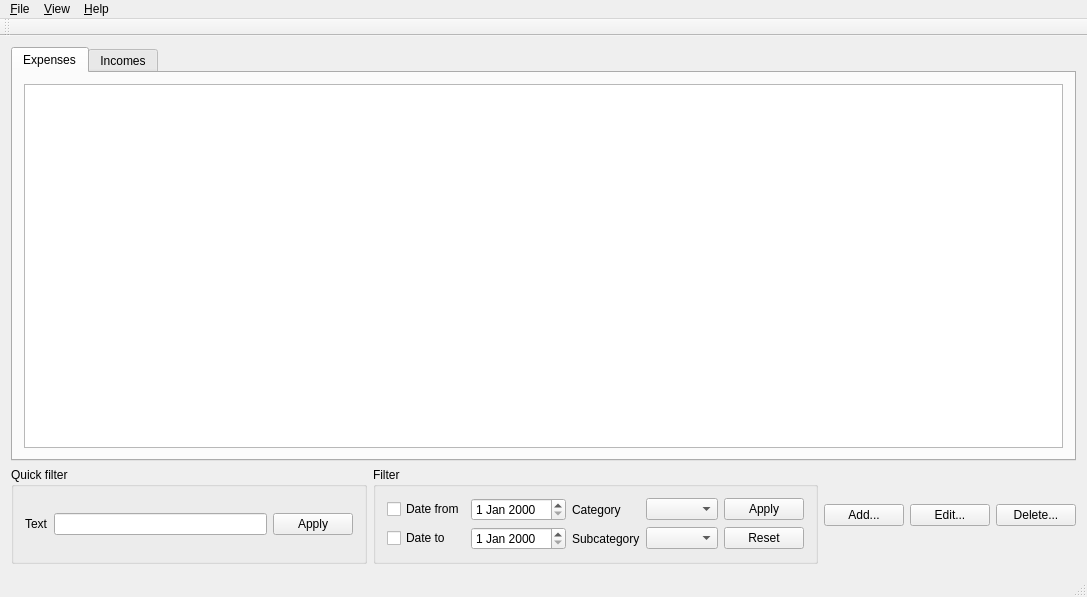
<?xml version="1.0" encoding="UTF-8"?>
<ui version="4.0">
 <class>MainWindow</class>
 <widget class="QMainWindow" name="MainWindow">
  <property name="geometry">
   <rect>
    <x>0</x>
    <y>0</y>
    <width>1087</width>
    <height>597</height>
   </rect>
  </property>
  <property name="windowTitle">
   <string>HomeWallet</string>
  </property>
  <widget class="QWidget" name="centralWidget">
   <layout class="QVBoxLayout" name="verticalLayout">
    <item>
     <widget class="QTabWidget" name="tabWidget">
      <property name="currentIndex">
       <number>0</number>
      </property>
      <widget class="QWidget" name="tabExpenses">
       <attribute name="title">
        <string>Expenses</string>
       </attribute>
       <layout class="QVBoxLayout" name="layExpenses">
        <item>
         <widget class="QTableView" name="tvExpenses">
          <property name="font">
           <font>
            <family>Verdana</family>
           </font>
          </property>
          <property name="selectionBehavior">
           <enum>QAbstractItemView::SelectRows</enum>
          </property>
          <property name="sortingEnabled">
           <bool>true</bool>
          </property>
         </widget>
        </item>
       </layout>
      </widget>
      <widget class="QWidget" name="tabIncomes">
       <attribute name="title">
        <string>Incomes</string>
       </attribute>
       <layout class="QVBoxLayout" name="layIncomes">
        <item>
         <widget class="QTableView" name="tvIncomes">
          <property name="font">
           <font>
            <family>Verdana</family>
           </font>
          </property>
          <property name="selectionBehavior">
           <enum>QAbstractItemView::SelectRows</enum>
          </property>
         </widget>
        </item>
       </layout>
      </widget>
     </widget>
    </item>
    <item>
     <layout class="QHBoxLayout" name="layControls">
      <item>
       <widget class="QGroupBox" name="gbQuickFilter">
        <property name="title">
         <string>Quick filter</string>
        </property>
        <layout class="QHBoxLayout" name="layQuickFilter">
         <item>
          <widget class="QLabel" name="lbQuickFilter">
           <property name="text">
            <string>Text</string>
           </property>
          </widget>
         </item>
         <item>
          <widget class="QLineEdit" name="leQuickFilter"/>
         </item>
         <item>
          <widget class="QPushButton" name="btn_Quick_Filter_Apply">
           <property name="text">
            <string>Apply</string>
           </property>
          </widget>
         </item>
        </layout>
       </widget>
      </item>
      <item>
       <widget class="QGroupBox" name="gbFilter">
        <property name="title">
         <string>Filter</string>
        </property>
        <layout class="QGridLayout" name="layFilter">
         <item row="0" column="0">
          <widget class="QCheckBox" name="cbDateFrom">
           <property name="text">
            <string>Date from</string>
           </property>
          </widget>
         </item>
         <item row="0" column="1">
          <widget class="QDateEdit" name="dteDateFrom"/>
         </item>
         <item row="1" column="0">
          <widget class="QCheckBox" name="cbDateTo">
           <property name="text">
            <string>Date to</string>
           </property>
          </widget>
         </item>
         <item row="1" column="1">
          <widget class="QDateEdit" name="dteDateTo"/>
         </item>
         <item row="0" column="2">
          <widget class="QLabel" name="lbCat">
           <property name="text">
            <string>Category</string>
           </property>
          </widget>
         </item>
         <item row="1" column="2">
          <widget class="QLabel" name="lbSubcat">
           <property name="text">
            <string>Subcategory</string>
           </property>
          </widget>
         </item>
         <item row="0" column="3">
          <widget class="QComboBox" name="cbCategory"/>
         </item>
         <item row="1" column="3">
          <widget class="QComboBox" name="cbSubategory"/>
         </item>
         <item row="0" column="4">
          <widget class="QPushButton" name="btn_Filter_Apply">
           <property name="text">
            <string>Apply</string>
           </property>
          </widget>
         </item>
         <item row="1" column="4">
          <widget class="QPushButton" name="btn_Filter_Reset">
           <property name="text">
            <string>Reset</string>
           </property>
          </widget>
         </item>
        </layout>
       </widget>
      </item>
      <item>
       <widget class="QPushButton" name="btn_Add">
        <property name="text">
         <string>Add...</string>
        </property>
       </widget>
      </item>
      <item>
       <widget class="QPushButton" name="btn_Edit">
        <property name="text">
         <string>Edit...</string>
        </property>
       </widget>
      </item>
      <item>
       <widget class="QPushButton" name="btn_Delete">
        <property name="text">
         <string>Delete...</string>
        </property>
       </widget>
      </item>
     </layout>
    </item>
   </layout>
  </widget>
  <widget class="QMenuBar" name="menuBar">
   <property name="geometry">
    <rect>
     <x>0</x>
     <y>0</y>
     <width>1087</width>
     <height>23</height>
    </rect>
   </property>
   <widget class="QMenu" name="menu_File">
    <property name="title">
     <string>&amp;File</string>
    </property>
    <addaction name="action_Import"/>
    <addaction name="separator"/>
    <addaction name="actionE_xit"/>
   </widget>
   <widget class="QMenu" name="menu_View">
    <property name="title">
     <string>&amp;View</string>
    </property>
    <addaction name="action_Categories"/>
    <addaction name="separator"/>
    <addaction name="actionFilter"/>
    <addaction name="action_Settings"/>
   </widget>
   <widget class="QMenu" name="menu_Help">
    <property name="title">
     <string>&amp;Help</string>
    </property>
    <addaction name="action_About"/>
    <addaction name="actionAbout_Qt"/>
    <addaction name="action_DbDebug"/>
   </widget>
   <addaction name="menu_File"/>
   <addaction name="menu_View"/>
   <addaction name="menu_Help"/>
  </widget>
  <widget class="QToolBar" name="mainToolBar">
   <attribute name="toolBarArea">
    <enum>TopToolBarArea</enum>
   </attribute>
   <attribute name="toolBarBreak">
    <bool>false</bool>
   </attribute>
  </widget>
  <widget class="QStatusBar" name="statusBar"/>
  <action name="action_Import">
   <property name="text">
    <string>&amp;Import</string>
   </property>
  </action>
  <action name="actionE_xit">
   <property name="text">
    <string>E&amp;xit</string>
   </property>
  </action>
  <action name="action_Categories">
   <property name="text">
    <string>&amp;Categories</string>
   </property>
  </action>
  <action name="action_Settings">
   <property name="text">
    <string>&amp;Settings...</string>
   </property>
  </action>
  <action name="action_About">
   <property name="text">
    <string>&amp;About</string>
   </property>
  </action>
  <action name="actionAbout_Qt">
   <property name="text">
    <string>About &amp;Qt</string>
   </property>
  </action>
  <action name="action_DbDebug">
   <property name="text">
    <string>&amp;DB debug</string>
   </property>
  </action>
  <action name="actionFilter">
   <property name="text">
    <string>Filter</string>
   </property>
   <property name="shortcut">
    <string>Ctrl+F</string>
   </property>
  </action>
 </widget>
 <layoutdefault spacing="6" margin="11"/>
 <resources/>
 <connections/>
</ui>
